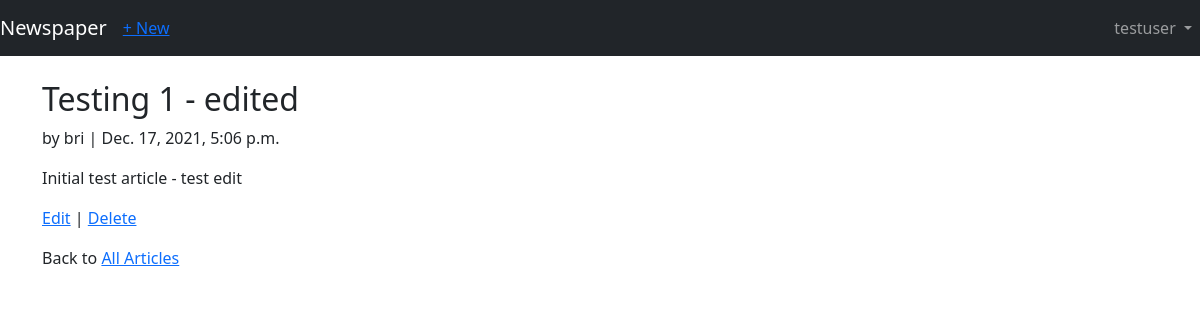
Screenshot of /articles/1/ (signed in) with the database file from the repository.
### users/models.py (models this page shows)
class CustomUser (AbstractUser):
    age = models.PositiveIntegerField(null=True, blank=True)

### articles/models.py (models this page shows, shortened)
class Article(models.Model):
    title = models.CharField(max_length=255)
    body = models.TextField()
    date = models.DateTimeField(auto_now_add=True)
    author = models.ForeignKey(
        get_user_model(),
        on_delete=models.CASCADE,
    )

### articles/views.py (the view)
# urls.py: path('<int:pk>/', ArticleDetailView.as_view(), name='article_detail'),
class ArticleDetailView(LoginRequiredMixin, DetailView):
    model = Article
    template_name = 'article_detail.html'
    login_url = 'login'

### templates/article_detail.html
{% extends 'base.html' %}
{% block content %}
<div class="article entry">
    <h2>{{ object.title }}</h2>
    <p>by {{ object.author }} | {{ object.date }}</p>
    <p>{{ object.body }}</p>
</div>
<p><a href="{% url 'article_edit' article.pk %}">Edit</a> |
<a href="{% url 'article_delete' article.pk %}">Delete</a></p>
<p>Back to <a href="{% url 'article_list' %}">All Articles</a> </p>
{% endblock content %}

### templates/base.html (shortened to what this page needs)
<!doctype html>
<html lang="en">
    <head>
        <link href="https://cdn.jsdelivr.net/npm/bootstrap@5.1.3/dist/css/bootstrap.min.css" rel="stylesheet">
    </head>
    <body>
        <nav class="navbar navbar-expand-md navbar-dark bg-dark mb-4">
            <a class="navbar-brand" href="{% url 'home' %}">Newspaper</a>
            {% if user.is_authenticated %}
                <ul class="navbar-nav mr-auto">
                    <li class="nav-item"><a href="{% url 'article_new' %}">+ New</a></li>
                </ul>
            {% endif %}
            <div class="collapse navbar-collapse justify-content-end" id="navbarCollapse">
                {% if user.is_authenticated %}
                    <ul class="navbar-nav">
                        <li class="nav-item">
                            <a class="nav-link dropdown-toggle" href="#" id="userMenu"
                                data-bs-toggle="dropdown" aria-haspopup="true"
                                aria-expanded="false">
                                {{ user.username }}
                            </a>
                        </li>
                    </ul>
                {% else %}
                    <form class="form-inline ml-auto">
                        <a href="{% url 'login' %}" class="btn btn-outline-secondary"> Log In</a>
                        <a href="{% url 'signup' %}" class="btn btn-primary ml-2">Sign up</a>
                    </form>
                {% endif %}
            </div>
        </nav>
<div class="container">
    {% block content %}
{% endblock content %}
</div>
</body>
</html>

### rows the page displays
CustomUser: username "testuser"
Article: title "Testing 1 - edited", author "bri", date "Dec. 17, 2021, 5:06 p.m.", body "Initial test article - test edit"
